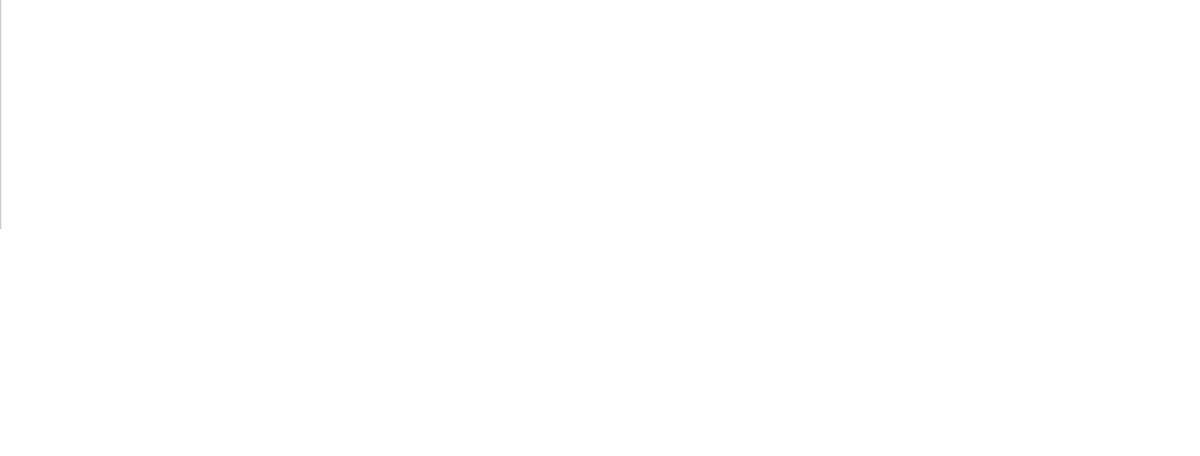
Frame 1 (no input)
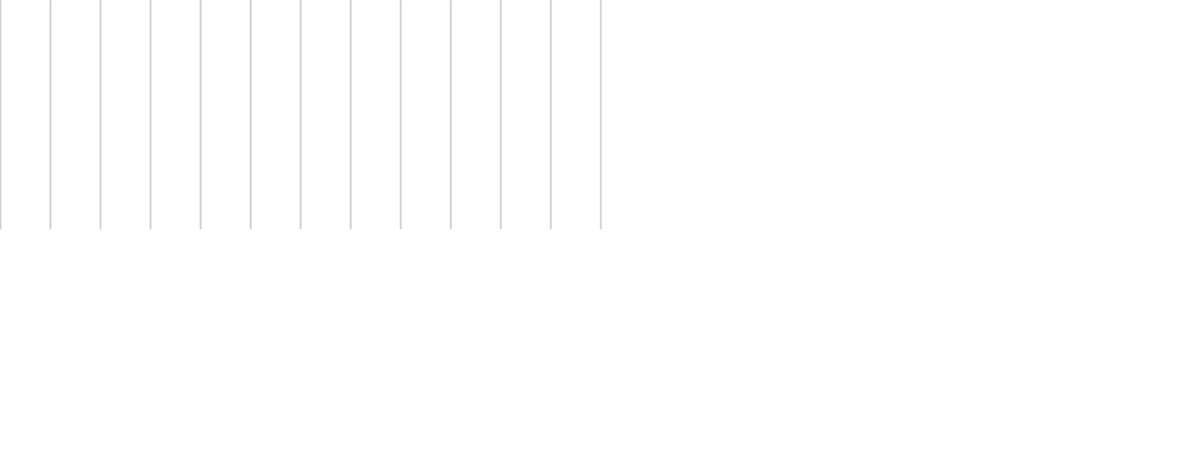
Frame 60 (the mouse pressed at the canvas centre just before this capture)
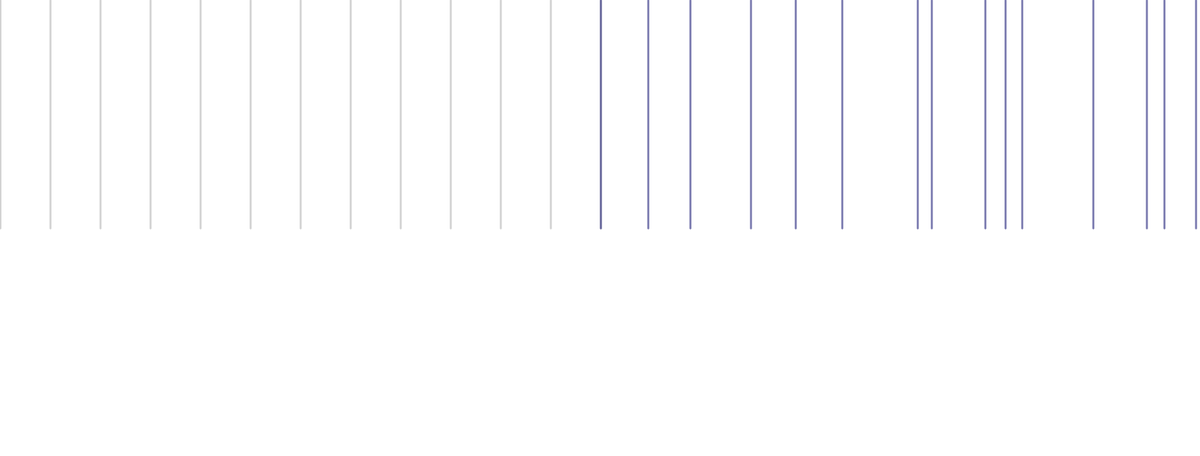
Frame 120 (the mouse held since frame 60 and released just before this capture)

The Processing sketch that drew these frames (run headless with seeded random() and noise(); from frame 60 on, the mouse is pressed at the canvas centre):

// Processing sketch: processing_58061
// ── processing_58061.pde

// Created by Sarah Oh
// ARCH 2503 Digital Media, Department of Architecture, Cornell AAP
// Lovell Health House by Richard Neutra

int widtha = int(random(1, 30));

int a=0;
int h=0;
int b=2;
int e=458;
int f=59;
int g=59;

int c=0;
int i=686;
int d=684;
int j=684;
int k=684;
int l=741;

int m=0;
int n=0;
int o=2;
int p=widtha*24+2;
int q=widtha*3+2;
int r=widtha*3+2;

int s=684;
int t=684;


float clickX = 260;
float clickY = 330;

void setup() {
  background(255);
  size(1367, 520);
  smooth();
  stroke(0, 0, 0, 50);
}

void draw() {

  /////////////////////////TOP LEFT

  if (a<688) {

    strokeWeight(2);
    stroke(0, 50);
    line(a, 0, a, 260);
    a+=57;
  }

  if (mouseX>0 && mouseY>0 && mouseX<680 && mouseY<260) {

    if (h<680) {
      strokeWeight(1);
      stroke(0);
      line(h, 0, h, 260);
      h+=19;
    }
  }
  if (mousePressed) {
    clickX = mouseX;
    clickY = mouseY;
    if (mouseX>0 && mouseY>0 && mouseX<680 && mouseY<260) {
      if (b<680) {
        fill(0, 50);
        noStroke();
        rect(b, 30, 17, 36);
        b+=19;
      }
      if (e<680) {
        fill(0, 50);
        noStroke();
        rect(e, 68, 17, 36);
        rect(e, 106, 17, 36);
        e+=19;
      }
      if (f<560) {
        fill(0, 50);
        noStroke();
        rect(f, 144, 17, 36);
        f+=19;
      }
      if (g<560) {
        fill(0, 50);
        noStroke();
        rect(g, 182, 54, 36);
        g+=57;
      }
    }
  }

  ////////////////////////TOP RIGHT

  float aWidth = random(5, 30);
  if (mouseX>680) {
    if (c<1360) {
      strokeWeight(2);
      stroke(0, 0, 102, 150);
      line(c+684, 0, c+684, 260);
      c+=aWidth*3;
    }
  } 

  if (mouseX>690 && mouseY>0 && mouseX<1360 && mouseY<260) {

    if (i<1360) {
      strokeWeight(1);
      stroke(0, 0, 102, 50);
      line(i, 0, i, 260);
      i+=aWidth;
    }
  }

  if (mousePressed) {
    clickX = mouseX;
    clickY = mouseY;
    if (mouseX>680 && mouseY>0 && mouseX<1360 && mouseY<260) {
      if (d<1365) {
        fill(0, 0, 102, 150);
        noStroke();
        rect(d+aWidth, 30, aWidth-1, 36);
        d+=aWidth+1;
      }
      if (j<1360) {
        fill(0, 0, 102, 150);
        noStroke();
        rect(j+aWidth*4, 68, aWidth, 36);
        rect(j+aWidth*5, 106, aWidth, 36);
        j+=aWidth+1;
      }
      if (k<1240) {
        fill(0, 0, 102, 150);
        noStroke();
        rect(k+aWidth, 144, 17, 36);
        k+=aWidth+1;
      }
      if (l<1240) {
        fill(0, 0, 102, 150);
        noStroke();
        rect(l+aWidth/4, 182, aWidth+1, 36);
        l+=aWidth+1;
      }
    }
  } 

  ///////////BOTTOM LEFT

  if (mouseX>0 && mouseY>260 && mouseX<680 && mouseY<520) {
    if (m<684) {
      strokeWeight(2);
      stroke(255, 255, 102, 200);
      line(m, 260, m, 520);
      m += widtha*3;
    }

    if (n<684) {
      strokeWeight(1);
      stroke(255, 255, 102, 150);
      line(n, 260, n, 520);
      n += widtha;
    }
  }

  if (mousePressed) {
    clickX = mouseX;
    clickY = mouseY;
    if (mouseX>0 && mouseY>260 && mouseX<680 && mouseY<520) {
      if (o<684) {
        fill(255, 255, 102, 200);
        noStroke();
        rect(o, 290, widtha-1, 36);
        o+=widtha;
      }
      if (p<684) {
        fill(255, 255, 102, 200);
        noStroke();
        rect(p, 328, widtha-1, 36);
        rect(p, 366, widtha-1, 36);
        p+=widtha;
      }
      if (q<684) {
        fill(255, 255, 102, 200);
        noStroke();
        rect(q, 404, widtha-1, 36);
        q+=widtha;
      }
      if (r<684) { 
        fill(255, 255, 102, 200);
        noStroke();
        rect(r, 442, widtha*3-1, 36);
        r+=widtha*3;
      }
    }
  } 

  ///////////////////////BOTTOM RIGHT

  if (mouseY>260 && mouseX>580) {
    if (s<1360) {
      strokeWeight(2);
      stroke(51, 153, 255, 200);
      line(s, 260, s, 520);
      s += 57;
    }
    if (t<1360) {
      strokeWeight(1);
      stroke(51, 153, 255, 200);
      line(t, 260, t, 520);
      t+=19;
    }
  }  

  float aHeight = random(17, 80);
  if (mousePressed) {
    clickX = mouseX;
    clickY = mouseY;
    if (mouseX>680 && mouseY>290 && mouseX<1360 && mouseY<326) { 
      fill(51, 153, 255, 200);
      noStroke();
      rect(random(680, 1360), 290, 17, 36);
    }
    if (mouseX>1142 && mouseY>328 && mouseX<1360 && mouseY<364) {
      fill(51, 153, 255, 200);
      noStroke();
      rect(random(1142, 1360), 328, 17, 36);
    } 
    if (mouseX<1142 && mouseY>366 && mouseX<1360 && mouseY<402) {
      fill(51, 153, 255, 200);
      noStroke();
      rect(random(1142, 1360), 366, 17, 36);
    }
    if (mouseX<739 && mouseY>404 && mouseX<1240 && mouseY<440) {
      fill(51, 153, 255, 200);
      noStroke();
      rect(random(739, 1240), 404, 17, 36);
    }
    if (mouseX<739 && mouseY>442 && mouseX<1240 && mouseY<478) {
      fill(51, 153, 255, 200);
      noStroke();
      rect(random(739, 1240), 442, 54, 36);
    }
  }
}
